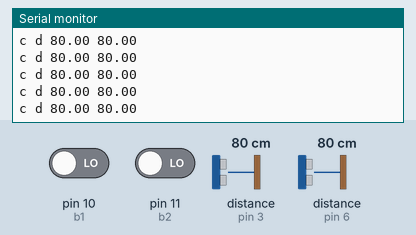
Simulated run of this sketch. Board: Arduino Uno, built with avr-gcc and run on an emulated ATmega328P. Shown: the last lines printed to the serial monitor. Inputs (shaded band) come from the test bench; at power-on: pin 10 (b1) LOW, distance to the obstacle (sensors on pin 3, pin 6) 80 cm, pin 11 (b2) LOW.

Above: at 1.3 s.
1.4 s: pin 10 (b1) driven HIGH
At 1.77 s:
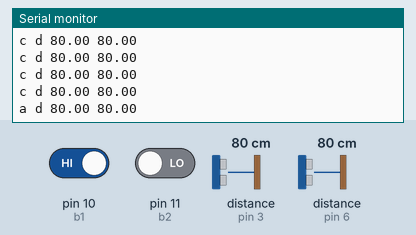
3.6 s: distance to the obstacle (sensor on pin 3) set to 2 cm
At 3.63 s:
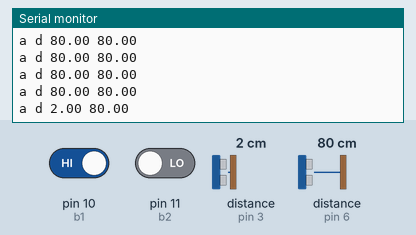
6.6 s: pin 11 (b2) driven HIGH
At 7.01 s:
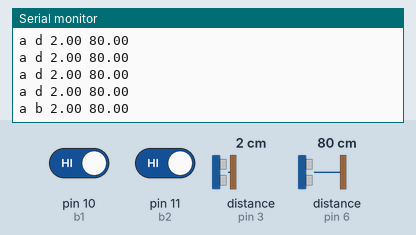
8.9 s: distance to the obstacle (sensor on pin 6) set to 250 cm
At 9.16 s:
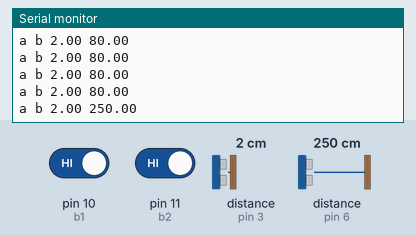
11.9 s: distance to the obstacle (sensor on pin 3) set to 120 cm
At 12.02 s:
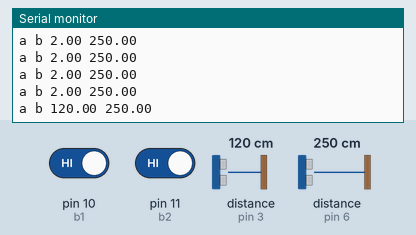
14.9 s: distance to the obstacle (sensor on pin 6) set to 2 cm
At 18.84 s:
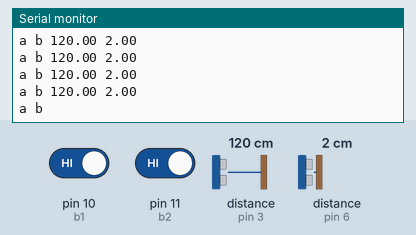
Timing chart, 0 to 18.9 s (numbered marks = the images above; inputs shaded):
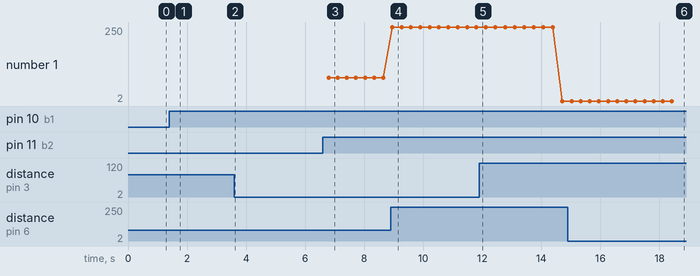

The sketch:

THEPROGRAM.ino
```cpp
#include<HCSR04.h>

HCSR04 ultrasonicx(5,3);
HCSR04 ultrasonicy(9,6);
const int b1=10;
const int b2=11;
int bstate1=0;
int bstate2=0;

void setup()
{
  Serial.begin(9600);
  pinMode(b1,INPUT);
  pinMode(b2,INPUT);
}

void loop()
{
   bstate1=digitalRead(b1);
   bstate2=digitalRead(b2);
   if(bstate1==HIGH)
     { Serial.print("a");
       Serial.print(" "); }
    else
     { Serial.print("c");
       Serial.print(" "); }
   delay(100);
   if(bstate2==HIGH)
     { Serial.print("b");
       Serial.print(" "); }
    else
     { Serial.print("d");
       Serial.print(" "); }
   delay(100);
   Serial.print(ultrasonicx.dist());
   Serial.print(" ");
   Serial.println(ultrasonicy.dist());
   delay(100);
}
```

Measured:
- after the input at 1.4 s, the serial monitor: prints a new line after 0.16 s (image 1)
- after the input at 6.6 s, the serial monitor: prints a new line after 0.20 s (image 3)
- after the input at 8.9 s, the serial monitor: prints a new line after 0.05 s (image 4)
- after the input at 14.9 s, the serial monitor: prints a new line after 0.12 s (image 6)
- plotted number 1: 80 → 250 after the input at 8.9 s
